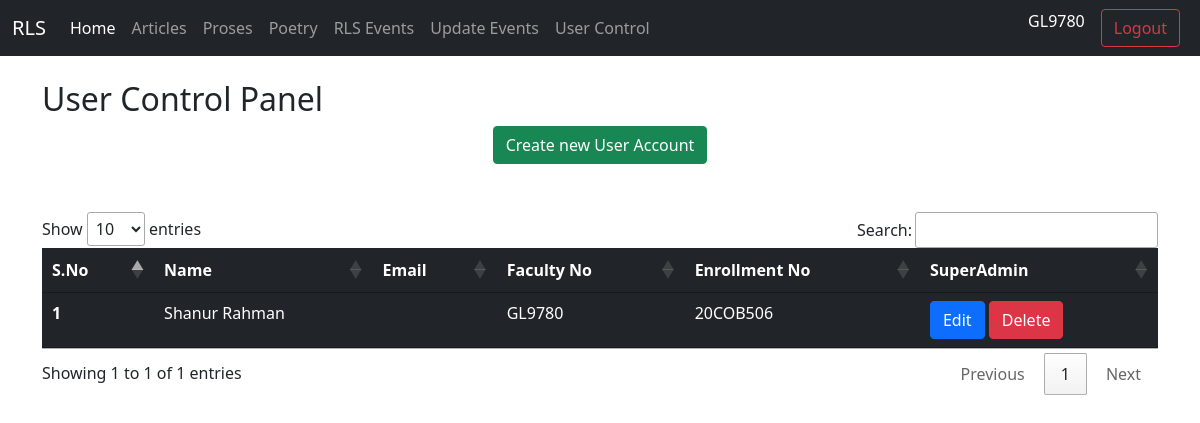
/admin/user_control.php (signed in), run on the app's committed database.
### tables this page shows
CREATE TABLE `users` (
  `name` varchar(50) NOT NULL,
  `email_id` varchar(60) NOT NULL,
  `enrollmentno` varchar(20) NOT NULL,
  `ip_address` varchar(40) NOT NULL,
  `password` varchar(255) NOT NULL,
  `user_id` int(50) NOT NULL,
  `timestamp` timestamp NOT NULL DEFAULT current_timestamp() ON UPDATE current_timestamp(),
  `facultyno` varchar(30) NOT NULL,
  `is_super_admin` tinyint(1) NOT NULL
);

### admin/user_control.php (the view, shortened to what this page needs)
<!doctype html>
<html lang="en">
  <head>
    <link href="https://cdn.jsdelivr.net/npm/bootstrap@5.1.3/dist/css/bootstrap.min.css" rel="stylesheet">
    <link rel="stylesheet" href="//cdn.datatables.net/1.11.3/css/jquery.dataTables.min.css">
  </head>
  <body>
<?php
include './navbar.php';
?>
    <div class="container my-4">
        <h2>User Control Panel</h2>
       <center><button class="btn btn-success">Create new User Account</button></center>
    </div>
<div class="container  my-5">
<table class="table table-dark" id='myTable'>
  <thead>
    <tr>
      <th scope="col"> S.No</th>
      <th scope="col"> Name</th>
      <th scope="col"> Email</th>
      <th scope="col">Faculty No</th>
      <th scope="col">Enrollment No</th>
      <th scope="col">SuperAdmin</th>
    </tr>
  </thead>
  <tbody>
<?php
  $sql="Select * from users ";
$result=mysqli_query($conn,$sql);
$sn=1;
while ($row=mysqli_fetch_assoc($result)) {
echo "<tr>
<th scope='row'>". $sn . "</th>
<td>". $row['name']."</td>
<td>". $row['email']."</td>
<td>". $row['enrollmentno']."</td>
<td>". $row['facultyno']."</td>
<td>  <button  class='btn btn-primary edit' data-bs-toggle='modal' data-bs-target='#signupModal' id=".$row['sno'].">Edit</button>  <button  class='btn btn-danger deletes' id=". 2222 . $row['sno']." >Delete</button></td>
</tr>";
$sn++;
} ;
?>
  </tbody>
</table>
</div>
  </body>
</html>

### data on the page
users: name "Shanur Rahman", enrollmentno "GL9780", facultyno "20COB506"

### other printed values
$enrollmentno "GL9780"
